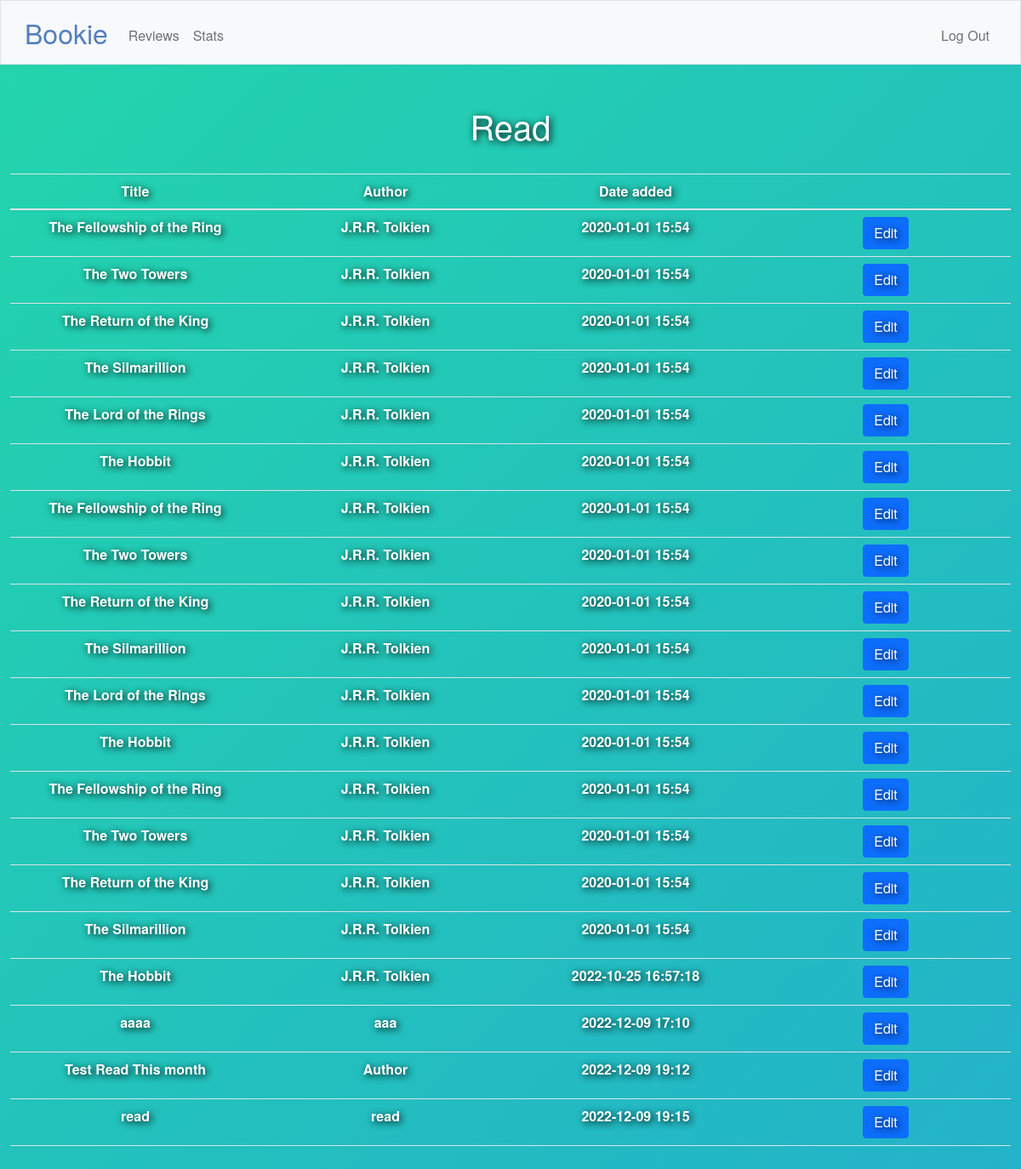
Page /bookstatus/read (signed in) on the earlier database version.
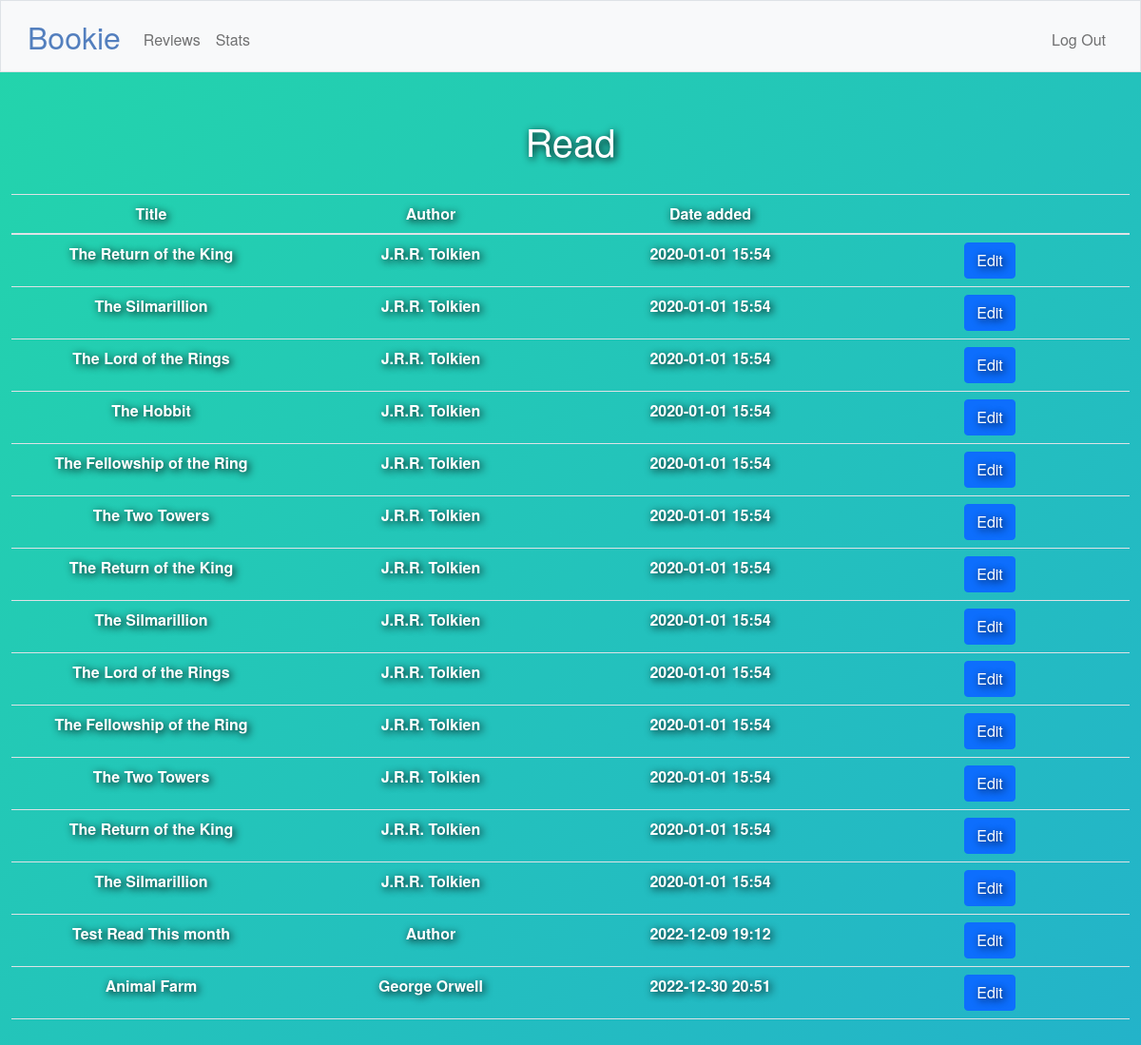
Same page on the later database version.
### tables this page shows
CREATE TABLE books (id INTEGER PRIMARY KEY AUTOINCREMENT NOT NULL, title TEXT NOT NULL, author TEXT NOT NULL, date TEXT NOT NULL, user_id INTEGER NOT NULL, status TEXT DEFAULT 'planned', FOREIGN KEY(user_id) REFERENCES users(id));

### app.py (the view)
@app.route("/bookstatus/<string:status>", methods=["GET", "POST"])
@login_required
def bookstatus(status):
    if status == "toread":
        status = "To Read"
    books = db.execute("SELECT * FROM books WHERE user_id = ? AND status COLLATE NOCASE = ?", session["user_id"], status)
    return render_template("bookstatus.html", books=books, status=status, message=status.capitalize())

### app.py (called while the page is built)
@app.after_request
def after_request(response):
    response.headers["Cache-Control"] = "no-cache, no-store, must-revalidate"
    response.headers["Expires"] = 0
    response.headers["Pragma"] = "no-cache"
    return response

### helpers.py (called while the page is built)
def login_required(f):
    @wraps(f)
    def decorated_function(*args, **kwargs):
        if session.get("user_id") is None:
            return redirect("/login")
        return f(*args, **kwargs)
    return decorated_function

### templates/bookstatus.html (shortened to what this page needs)
{% extends "layout.html" %}
{% block main %}
<h1>{{ message }}</h1>
<br>
<body>
    <table class="table table-hover">
        <thead>
            <tr>
                <th scope="col">Title</th>
                <th scope="col">Author</th>
                <th scope="col">Date added</th>
                <th> </th>
            </tr>
        </thead>
        <tbody>
            {% for book in books %}
            <tr>
                <td>{{ book.title }}</td>
                <td>{{ book.author }}</td>
                <td>{{ book.date }}</td>
                <td>
                    <form action="/editbook/{{ book.id }}" method="get">
                        <button class="btn btn-primary" type="submit">
                            Edit
                        </button>
                    </form>
                </td>
            </tr>
            {% endfor %}
        </tbody>
    </table>
</body>
{% endblock %}

### templates/layout.html (shortened to what this page needs)
<!DOCTYPE html>
<html lang="en">
    <head>
        <link rel="stylesheet" href="/static/styles.css">
        <link rel="stylesheet" href="https://cdn.jsdelivr.net/npm/bootstrap@4.0.0/dist/css/bootstrap.min.css"
>
        <link rel="stylesheet" href="https://stackpath.bootstrapcdn.com/bootstrap/4.5.2/css/bootstrap.min.css"
>
        <link href="https://cdn.jsdelivr.net/npm/bootstrap@5.1.3/dist/css/bootstrap.min.css"
 rel="stylesheet">
    </head>
    <body class="d-flex flex-column justify-content-center w-100 h-100">
        <nav class="bg-light border navbar navbar-expand-md navbar-light">
            <div class="container-fluid">
                <a class="navbar-brand" href="/"><span class="blue">Bookie</span></a>
                <div class="collapse navbar-collapse" id="navbar">
                    {% if session["user_id"] %}
                    <ul class="navbar-nav me-auto mt-2">
                        <li class="nav-item"><a class="nav-link" href="/reviews">Reviews</a></li>
                        <li class="nav-item"><a class="nav-link" href="/stats">Stats</a></li>
                    </ul>
                    <ul class="navbar-nav ms-auto mt-2">
                        <li class="nav-item"><a class="nav-link" href="/logout">Log Out</a></li>
                    </ul>
                    {% else %}
                    <ul class="navbar-nav ms-auto mt-2">
                        <li class="nav-item"><a class="nav-link" href="/register">Register</a></li>
                        <li class="nav-item"><a class="nav-link" href="/login">Log In</a></li>
                    </ul>
                    {% endif %}
                </div>
            </div>
        </nav>
        <main class="container-fluid py-5 text-center">
            {% block main %}{% endblock %}
        </main>
    </body>
</html>

### static/styles.css (style rules this page uses)
body { font-family: "Helvetica Neue", Helvetica, Arial, sans-serif; font-size: 14px; line-height: 20px; color: #333; background-color: #fff; }
body { padding-top: 0px; padding-bottom: 40px; }
body { background: linear-gradient(-45deg, #ee7752, #e73c7e, #23a6d5, #23d5ab); background-size: 400% 400%; animation: gradient 15s ease infinite; height: 100vh; }
* { font-family: "Helvetica Neue", Helvetica, Arial, sans-serif; }
nav .navbar-brand { font-size: xx-large; }
nav .navbar-brand .blue { color: #537fbe; }
table { table-layout: fixed; word-wrap: break-word; }
h1 { text-shadow: 2px 2px 8px #000000; z-index: -1; }
h1 { color: white !important; }
.btn { text-shadow: 2px 2px 8px #000000; font-weight: bolder; }
table { color: white !important; text-shadow: 2px 2px 8px #000000; }
table { font-weight: bolder; }

Differences in the rows shown:
no longer on this page (row edited): books: title "The Fellowship of the Ring", author "J.R.R. Tolkien", date "2020-01-01 15:54"
no longer on this page (row edited): books: title "The Two Towers", author "J.R.R. Tolkien", date "2020-01-01 15:54"
no longer on this page (row edited): books: title "The Hobbit", author "J.R.R. Tolkien", date "2020-01-01 15:54"
removed books: title "The Hobbit", author "J.R.R. Tolkien", date "2022-10-25 16:57:18"
removed books: title "aaaa", author "aaa", date "2022-12-09 17:10"
removed books: title "read", author "read", date "2022-12-09 19:15"
added books: title "Animal Farm", author "George Orwell", date "2022-12-30 20:51"
